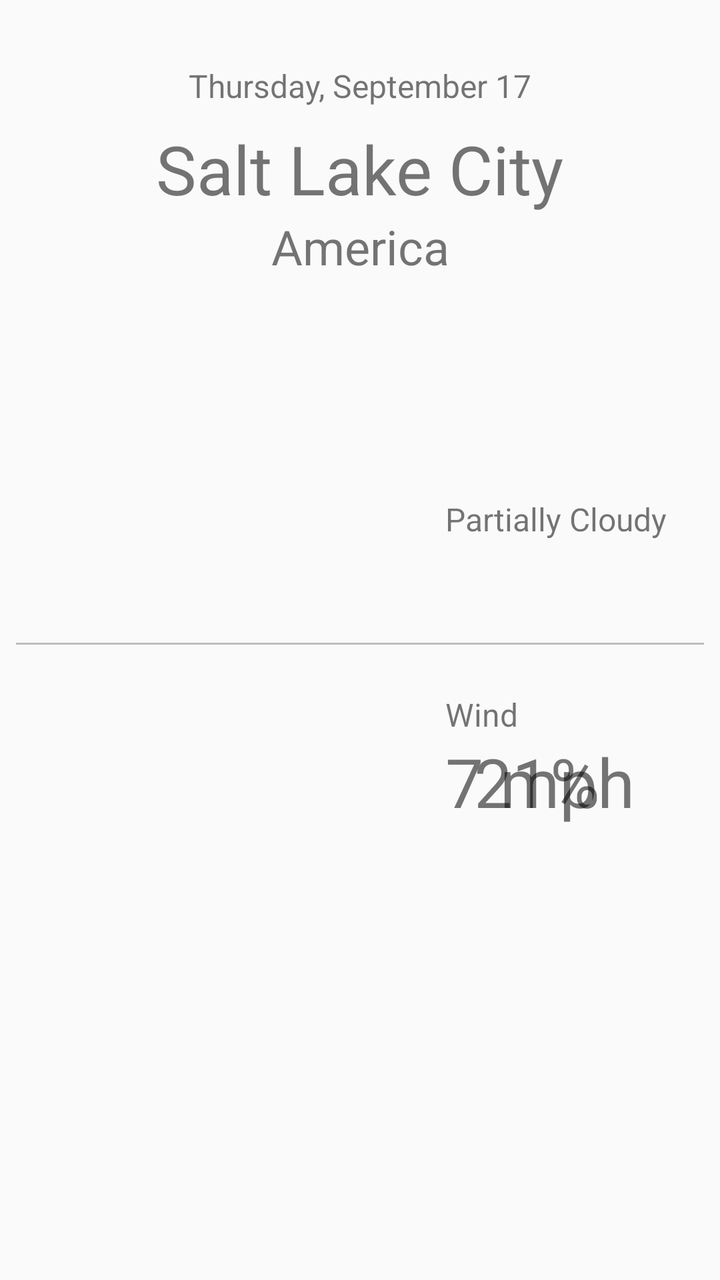
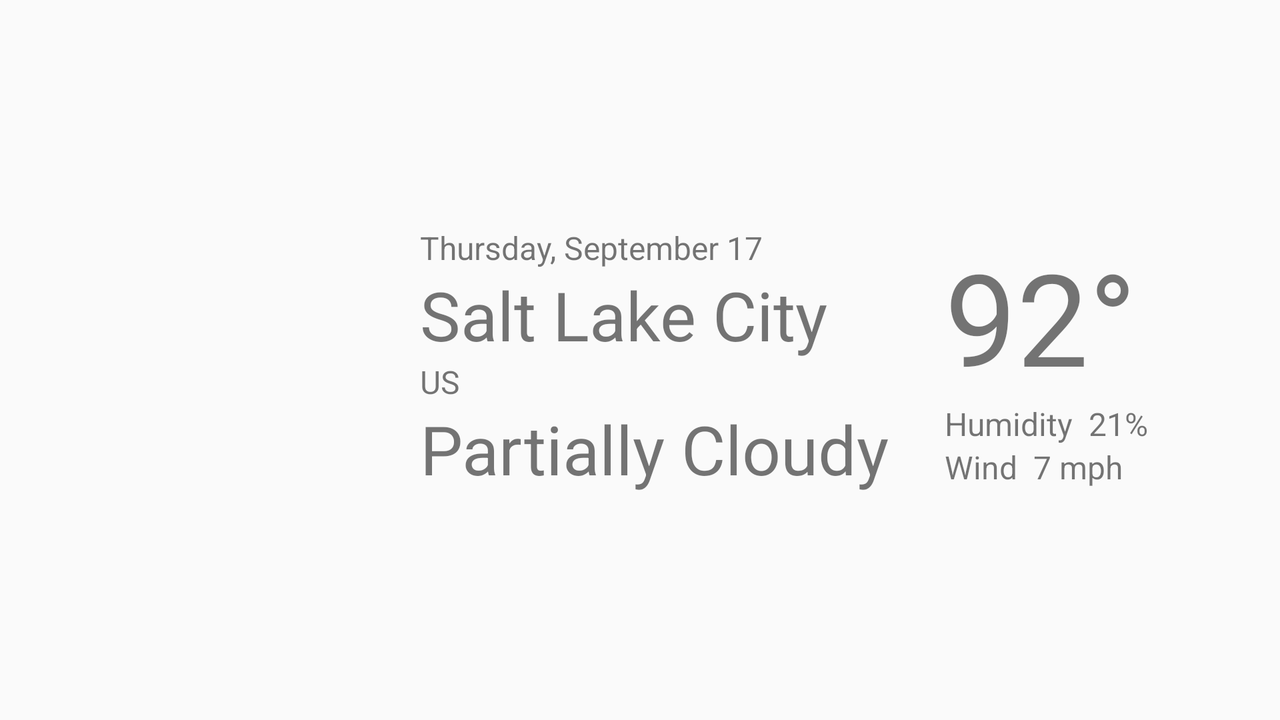

An Android layout and its configuration variant, each rendered on a device that would load it. The default file and the variant file are quoted in full after the pictures.
<!-- AndroidManifest.xml: application theme AppTheme -->
<!-- res/layout/fragment_weather.xml -->
<?xml version="1.0" encoding="utf-8"?>
<androidx.constraintlayout.widget.ConstraintLayout xmlns:android="http://schemas.android.com/apk/res/android"
    xmlns:app="http://schemas.android.com/apk/res-auto"
    xmlns:tools="http://schemas.android.com/tools"
    android:layout_width="match_parent"
    android:layout_height="match_parent"
    android:layout_margin="8dp"
    tools:context=".WeatherFragment">

    <TextView
        android:id="@+id/tv_week_day"
        android:layout_width="wrap_content"
        android:layout_height="wrap_content"
        android:layout_marginTop="24dp"
        tools:text="Thursday, September 17"
        android:textSize="16sp"
        app:layout_constraintLeft_toLeftOf="parent"
        app:layout_constraintRight_toRightOf="parent"
        app:layout_constraintTop_toTopOf="parent" />

    <TextView
        android:id="@+id/tv_current_city"
        android:layout_width="wrap_content"
        android:layout_height="wrap_content"
        android:layout_marginTop="8dp"
        tools:text="Salt Lake City"
        android:textSize="34sp"
        app:layout_constraintLeft_toLeftOf="parent"
        app:layout_constraintRight_toRightOf="parent"
        app:layout_constraintTop_toBottomOf="@id/tv_week_day" />

    <TextView
        android:id="@+id/tv_current_country"
        android:layout_width="wrap_content"
        android:layout_height="wrap_content"
        tools:text="America"
        android:textSize="24sp"
        app:layout_constraintLeft_toLeftOf="parent"
        app:layout_constraintRight_toRightOf="parent"
        app:layout_constraintTop_toBottomOf="@id/tv_current_city" />

    <ImageView
        android:id="@+id/iv_current_weather"
        android:layout_width="150dp"
        android:layout_height="150dp"
        tools:src="@drawable/cloudy"
        android:layout_marginLeft="36dp"
        android:layout_marginTop="16dp"
        app:layout_constraintHorizontal_bias="0.44"
        app:layout_constraintLeft_toLeftOf="parent"
        app:layout_constraintTop_toBottomOf="@id/tv_current_country" />

    <TextView
        android:id="@+id/tv_current_weather"
        android:layout_width="wrap_content"
        android:layout_height="wrap_content"
        android:layout_marginLeft="8dp"
        tools:text="Partially Cloudy"
        android:textSize="16sp"
        app:layout_constraintBottom_toTopOf="@id/tv_current_temp"
        app:layout_constraintStart_toStartOf="@+id/tv_current_temp" />

    <TextView
        android:id="@+id/tv_current_temp"
        android:layout_width="wrap_content"
        android:layout_height="wrap_content"
        tools:text="92°"
        android:textSize="60sp"
        app:layout_constraintBottom_toTopOf="@id/iv_current_weather"
        app:layout_constraintHorizontal_bias="0.3"
        app:layout_constraintLeft_toRightOf="@id/iv_current_weather"
        app:layout_constraintRight_toRightOf="parent"
        app:layout_constraintTop_toBottomOf="@+id/iv_current_weather" />

    <View
        android:id="@+id/weather_divider_1"
        android:layout_width="match_parent"
        android:layout_height="1dp"
        android:layout_marginTop="16dp"
        android:background="@color/divider"
        app:layout_constraintTop_toBottomOf="@id/iv_current_weather" />

    <TextView
        android:id="@+id/humidity_label"
        android:layout_width="wrap_content"
        android:layout_height="wrap_content"
        android:layout_marginTop="24dp"
        android:text="Humidity"
        android:textSize="16sp"
        app:layout_constraintEnd_toStartOf="@+id/iv_current_weather"
        app:layout_constraintStart_toEndOf="@+id/iv_current_weather"
        app:layout_constraintTop_toBottomOf="@id/weather_divider_1" />

    <TextView
        android:id="@+id/humidity_value"
        android:layout_width="wrap_content"
        android:layout_height="wrap_content"
        app:layout_constraintTop_toBottomOf="@id/humidity_label"
        app:layout_constraintLeft_toLeftOf="@id/humidity_label"
        tools:text="21%"
        android:textSize="34sp"/>

    <TextView
        android:id="@+id/wind_label"
        android:layout_width="wrap_content"
        android:layout_height="wrap_content"
        android:text="Wind"
        android:textSize="16sp"
        app:layout_constraintLeft_toRightOf="@id/humidity_label"
        app:layout_constraintRight_toRightOf="parent"
        app:layout_constraintStart_toStartOf="@+id/tv_current_weather"
        app:layout_constraintTop_toTopOf="@+id/humidity_label" />

    <TextView
        android:id="@+id/wind_value"
        android:layout_width="wrap_content"
        android:layout_height="wrap_content"
        tools:text="7 mph"
        android:textSize="34sp"
        app:layout_constraintLeft_toLeftOf="@id/wind_label"
        app:layout_constraintStart_toStartOf="@+id/wind_label"
        app:layout_constraintTop_toTopOf="@+id/humidity_value"
        app:layout_constraintRight_toRightOf="parent"/>

</androidx.constraintlayout.widget.ConstraintLayout>
<!-- resources referenced by this layout -->
<resources>
  <color name="divider">#BDBDBD</color>
  <style name="AppTheme" parent="Theme.AppCompat.Light.DarkActionBar">
          
          <item name="colorPrimary">@color/colorPrimary</item>
          <item name="colorPrimaryDark">@color/colorPrimaryDark</item>
          <item name="colorAccent">@color/colorAccent</item>
  
          <item name="android:actionMenuTextColor">@color/colorAccent</item>
      </style>
  <color name="colorPrimary">#3F51B5</color>
  <color name="colorPrimaryDark">#303F9F</color>
  <color name="colorAccent">#FFC107</color>
</resources>
<!-- res/layout-land/fragment_weather.xml (the repository's variant of the layout above) -->
<!-- drawn on the phone turned sideways -->
<?xml version="1.0" encoding="utf-8"?>
<LinearLayout xmlns:android="http://schemas.android.com/apk/res/android"
    xmlns:app="http://schemas.android.com/apk/res-auto"
    xmlns:tools="http://schemas.android.com/tools"
    android:layout_width="match_parent"
    android:layout_height="match_parent"
    android:layout_margin="16dp"
    android:orientation="horizontal"
    tools:context=".WeatherFragment">

    <LinearLayout
        android:layout_width="wrap_content"
        android:layout_height="wrap_content"
        android:orientation="vertical"
        android:layout_gravity="center"
        android:layout_marginLeft="16dp">

        <ImageView
            android:id="@+id/iv_current_weather"
            android:layout_width="150dp"
            android:layout_height="150dp"
            tools:src="@drawable/cloudy" />

    </LinearLayout>


    <LinearLayout
        android:layout_width="wrap_content"
        android:layout_height="wrap_content"
        android:orientation="vertical"
        android:layout_gravity="center"
        android:layout_marginLeft="28dp">

        <TextView
            android:id="@+id/tv_week_day"
            android:layout_width="wrap_content"
            android:layout_height="wrap_content"
            android:textSize="16sp"
            tools:text="Thursday, September 17" />

        <TextView
            android:id="@+id/tv_current_city"
            android:layout_width="wrap_content"
            android:layout_height="wrap_content"
            android:textSize="34sp"
            tools:text="Salt Lake City" />

        <TextView
            android:id="@+id/tv_current_country"
            android:layout_width="wrap_content"
            android:layout_height="wrap_content"
            android:textSize="16sp"
            tools:text="US" />

        <TextView
            android:id="@+id/tv_current_weather"
            android:layout_width="wrap_content"
            android:layout_height="wrap_content"
            android:textSize="34sp"
            tools:text="Partially Cloudy" />
    </LinearLayout>


    <LinearLayout
        android:layout_width="wrap_content"
        android:layout_height="wrap_content"
        android:orientation="vertical"
        android:layout_gravity="center"
        android:layout_marginLeft="28dp">

        <TextView
            android:id="@+id/tv_current_temp"
            android:layout_width="wrap_content"
            android:layout_height="wrap_content"
            android:textSize="64sp"
            tools:text="92°" />

        <LinearLayout
            android:layout_width="wrap_content"
            android:layout_height="wrap_content"
            android:orientation="horizontal">

            <TextView
                android:id="@+id/humidity_label"
                android:layout_width="wrap_content"
                android:layout_height="wrap_content"
                android:text="Humidity"
                android:textSize="16sp" />

            <TextView
                android:id="@+id/humidity_value"
                android:layout_width="wrap_content"
                android:layout_height="wrap_content"
                android:layout_marginLeft="8dp"
                android:textSize="16sp"
                tools:text="21%" />
        </LinearLayout>


        <LinearLayout
            android:layout_width="wrap_content"
            android:layout_height="wrap_content"
            android:orientation="horizontal">
            <TextView
                android:id="@+id/wind_label"
                android:layout_width="wrap_content"
                android:layout_height="wrap_content"
                android:text="Wind"
                android:textSize="16sp" />

            <TextView
                android:id="@+id/wind_value"
                android:layout_width="wrap_content"
                android:layout_height="wrap_content"
                android:layout_marginLeft="8dp"
                android:textSize="16sp"
                tools:text="7 mph" />

        </LinearLayout>

    </LinearLayout>


    
    
    
    
    
    
    

</LinearLayout>
<!-- resources referenced by the variant -->
<!-- as the phone turned sideways resolves them -->
<resources>
  <style name="AppTheme" parent="Theme.AppCompat.Light.DarkActionBar">
          
          <item name="colorPrimary">@color/colorPrimary</item>
          <item name="colorPrimaryDark">@color/colorPrimaryDark</item>
          <item name="colorAccent">@color/colorAccent</item>
  
          <item name="android:actionMenuTextColor">@color/colorAccent</item>
      </style>
  <color name="colorPrimary">#3F51B5</color>
  <color name="colorPrimaryDark">#303F9F</color>
  <color name="colorAccent">#FFC107</color>
</resources>
